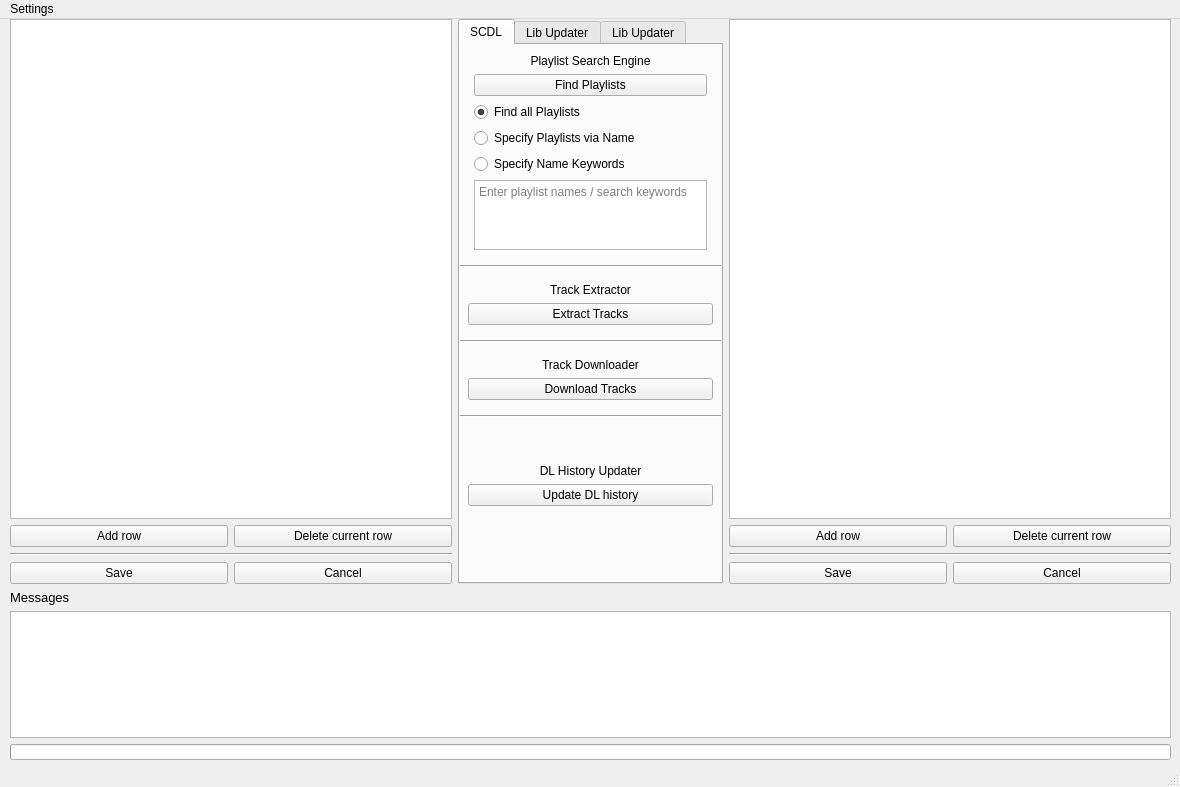
<?xml version="1.0" encoding="UTF-8"?>
<ui version="4.0">
 <class>MainWindow</class>
 <widget class="QMainWindow" name="MainWindow">
  <property name="geometry">
   <rect>
    <x>0</x>
    <y>0</y>
    <width>1180</width>
    <height>787</height>
   </rect>
  </property>
  <property name="windowTitle">
   <string>MainWindow</string>
  </property>
  <widget class="QWidget" name="centralwidget">
   <widget class="QWidget" name="gridLayoutWidget_5">
    <property name="geometry">
     <rect>
      <x>10</x>
      <y>0</y>
      <width>1161</width>
      <height>741</height>
     </rect>
    </property>
    <layout class="QGridLayout" name="gridLayout" rowstretch="10,3" columnstretch="5,3,5">
     <item row="0" column="0">
      <layout class="QGridLayout" name="grid_left">
       <item row="3" column="0">
        <widget class="QPushButton" name="btn_save_left">
         <property name="text">
          <string>Save</string>
         </property>
        </widget>
       </item>
       <item row="1" column="1">
        <widget class="QPushButton" name="btn_delrow_left">
         <property name="text">
          <string>Delete current row</string>
         </property>
        </widget>
       </item>
       <item row="3" column="1">
        <widget class="QPushButton" name="btn_cancel_left">
         <property name="text">
          <string>Cancel</string>
         </property>
        </widget>
       </item>
       <item row="0" column="0" colspan="2">
        <widget class="QTableWidget" name="tbl_left"/>
       </item>
       <item row="1" column="0">
        <widget class="QPushButton" name="btn_addrow_left">
         <property name="text">
          <string>Add row</string>
         </property>
        </widget>
       </item>
       <item row="2" column="0" colspan="2">
        <widget class="Line" name="line_tbl_left">
         <property name="orientation">
          <enum>Qt::Horizontal</enum>
         </property>
        </widget>
       </item>
      </layout>
     </item>
     <item row="0" column="2">
      <layout class="QGridLayout" name="grid_right">
       <item row="1" column="0">
        <widget class="QPushButton" name="btn_addrow_right">
         <property name="text">
          <string>Add row</string>
         </property>
        </widget>
       </item>
       <item row="1" column="1">
        <widget class="QPushButton" name="btn_delrow_right">
         <property name="text">
          <string>Delete current row</string>
         </property>
        </widget>
       </item>
       <item row="3" column="0">
        <widget class="QPushButton" name="btn_save_right">
         <property name="text">
          <string>Save</string>
         </property>
        </widget>
       </item>
       <item row="0" column="0" colspan="2">
        <widget class="QTableWidget" name="tbl_right"/>
       </item>
       <item row="3" column="1">
        <widget class="QPushButton" name="btn_cancel_right">
         <property name="text">
          <string>Cancel</string>
         </property>
        </widget>
       </item>
       <item row="2" column="0" colspan="2">
        <widget class="Line" name="line_tbl_right">
         <property name="orientation">
          <enum>Qt::Horizontal</enum>
         </property>
        </widget>
       </item>
      </layout>
     </item>
     <item row="0" column="1">
      <widget class="QTabWidget" name="tabWidget">
       <property name="tabPosition">
        <enum>QTabWidget::North</enum>
       </property>
       <property name="tabShape">
        <enum>QTabWidget::Rounded</enum>
       </property>
       <property name="currentIndex">
        <number>0</number>
       </property>
       <widget class="QWidget" name="tab_scdl">
        <attribute name="title">
         <string>SCDL</string>
        </attribute>
        <widget class="QWidget" name="gridLayoutWidget_4">
         <property name="geometry">
          <rect>
           <x>0</x>
           <y>0</y>
           <width>261</width>
           <height>461</height>
          </rect>
         </property>
         <layout class="QGridLayout" name="glayout_SCDL" rowstretch="1,20,1,1,1,6,1,1,1,6,1,0,0,0">
          <item row="3" column="0">
           <widget class="Line" name="line">
            <property name="orientation">
             <enum>Qt::Horizontal</enum>
            </property>
           </widget>
          </item>
          <item row="5" column="0">
           <layout class="QGridLayout" name="glayout_track_ext" rowstretch="10,0" columnstretch="1,30,1">
            <item row="1" column="1">
             <widget class="QPushButton" name="btn_track_ext">
              <property name="text">
               <string>Extract Tracks</string>
              </property>
             </widget>
            </item>
            <item row="1" column="0">
             <spacer name="horizontalSpacer_3">
              <property name="orientation">
               <enum>Qt::Horizontal</enum>
              </property>
              <property name="sizeHint" stdset="0">
               <size>
                <width>40</width>
                <height>20</height>
               </size>
              </property>
             </spacer>
            </item>
            <item row="1" column="2">
             <spacer name="horizontalSpacer_4">
              <property name="orientation">
               <enum>Qt::Horizontal</enum>
              </property>
              <property name="sizeHint" stdset="0">
               <size>
                <width>40</width>
                <height>20</height>
               </size>
              </property>
             </spacer>
            </item>
            <item row="0" column="1">
             <widget class="QLabel" name="lbl_track_ext">
              <property name="sizePolicy">
               <sizepolicy hsizetype="Preferred" vsizetype="Maximum">
                <horstretch>0</horstretch>
                <verstretch>0</verstretch>
               </sizepolicy>
              </property>
              <property name="text">
               <string>Track Extractor</string>
              </property>
              <property name="alignment">
               <set>Qt::AlignCenter</set>
              </property>
             </widget>
            </item>
           </layout>
          </item>
          <item row="1" column="0">
           <layout class="QGridLayout" name="glayout_pl_search" rowstretch="1,1,1,1,2,1,0" columnstretch="1,30,1">
            <item row="1" column="2" rowspan="4">
             <spacer name="horizontalSpacer_2">
              <property name="orientation">
               <enum>Qt::Horizontal</enum>
              </property>
              <property name="sizeHint" stdset="0">
               <size>
                <width>40</width>
                <height>20</height>
               </size>
              </property>
             </spacer>
            </item>
            <item row="5" column="1">
             <widget class="QPlainTextEdit" name="TxtEdit_pl_search">
              <property name="placeholderText">
               <string>Enter playlist names / search keywords</string>
              </property>
             </widget>
            </item>
            <item row="1" column="1">
             <widget class="QPushButton" name="btn_pl_search">
              <property name="text">
               <string>Find Playlists</string>
              </property>
             </widget>
            </item>
            <item row="6" column="1">
             <spacer name="verticalSpacer_18">
              <property name="orientation">
               <enum>Qt::Vertical</enum>
              </property>
              <property name="sizeHint" stdset="0">
               <size>
                <width>20</width>
                <height>40</height>
               </size>
              </property>
             </spacer>
            </item>
            <item row="3" column="1">
             <widget class="QRadioButton" name="rbtn_pl_search_name">
              <property name="text">
               <string>Specify Playlists via Name</string>
              </property>
             </widget>
            </item>
            <item row="1" column="0" rowspan="4">
             <spacer name="horizontalSpacer">
              <property name="orientation">
               <enum>Qt::Horizontal</enum>
              </property>
              <property name="sizeHint" stdset="0">
               <size>
                <width>40</width>
                <height>20</height>
               </size>
              </property>
             </spacer>
            </item>
            <item row="0" column="0" colspan="3">
             <widget class="QLabel" name="lbl_pl_search">
              <property name="sizePolicy">
               <sizepolicy hsizetype="Preferred" vsizetype="Maximum">
                <horstretch>0</horstretch>
                <verstretch>0</verstretch>
               </sizepolicy>
              </property>
              <property name="text">
               <string>Playlist Search Engine</string>
              </property>
              <property name="alignment">
               <set>Qt::AlignCenter</set>
              </property>
             </widget>
            </item>
            <item row="4" column="1">
             <widget class="QRadioButton" name="rbtn_pl_search_key">
              <property name="text">
               <string>Specify Name Keywords</string>
              </property>
              <property name="autoExclusive">
               <bool>true</bool>
              </property>
             </widget>
            </item>
            <item row="2" column="1">
             <widget class="QRadioButton" name="rbtn_pl_all">
              <property name="text">
               <string>Find all Playlists</string>
              </property>
              <property name="checked">
               <bool>true</bool>
              </property>
             </widget>
            </item>
           </layout>
          </item>
          <item row="0" column="0">
           <spacer name="verticalSpacer_1">
            <property name="orientation">
             <enum>Qt::Vertical</enum>
            </property>
            <property name="sizeHint" stdset="0">
             <size>
              <width>20</width>
              <height>40</height>
             </size>
            </property>
           </spacer>
          </item>
          <item row="7" column="0">
           <widget class="Line" name="line_2">
            <property name="orientation">
             <enum>Qt::Horizontal</enum>
            </property>
           </widget>
          </item>
          <item row="10" column="0">
           <spacer name="verticalSpacer_5">
            <property name="orientation">
             <enum>Qt::Vertical</enum>
            </property>
            <property name="sizeHint" stdset="0">
             <size>
              <width>20</width>
              <height>40</height>
             </size>
            </property>
           </spacer>
          </item>
          <item row="8" column="0">
           <spacer name="verticalSpacer">
            <property name="orientation">
             <enum>Qt::Vertical</enum>
            </property>
            <property name="sizeHint" stdset="0">
             <size>
              <width>20</width>
              <height>40</height>
             </size>
            </property>
           </spacer>
          </item>
          <item row="9" column="0">
           <layout class="QGridLayout" name="glayout_track_dl" rowstretch="0,0,0" columnstretch="1,30,1">
            <item row="2" column="2">
             <spacer name="horizontalSpacer_6">
              <property name="orientation">
               <enum>Qt::Horizontal</enum>
              </property>
              <property name="sizeHint" stdset="0">
               <size>
                <width>40</width>
                <height>20</height>
               </size>
              </property>
             </spacer>
            </item>
            <item row="2" column="1">
             <widget class="QPushButton" name="btn_track_dl">
              <property name="text">
               <string>Download Tracks</string>
              </property>
             </widget>
            </item>
            <item row="2" column="0">
             <spacer name="horizontalSpacer_5">
              <property name="orientation">
               <enum>Qt::Horizontal</enum>
              </property>
              <property name="sizeHint" stdset="0">
               <size>
                <width>40</width>
                <height>20</height>
               </size>
              </property>
             </spacer>
            </item>
            <item row="1" column="1">
             <widget class="QLabel" name="lbl_track_dl">
              <property name="sizePolicy">
               <sizepolicy hsizetype="Preferred" vsizetype="Maximum">
                <horstretch>0</horstretch>
                <verstretch>0</verstretch>
               </sizepolicy>
              </property>
              <property name="text">
               <string>Track Downloader</string>
              </property>
              <property name="alignment">
               <set>Qt::AlignCenter</set>
              </property>
             </widget>
            </item>
           </layout>
          </item>
          <item row="6" column="0">
           <spacer name="verticalSpacer_2">
            <property name="orientation">
             <enum>Qt::Vertical</enum>
            </property>
            <property name="sizeHint" stdset="0">
             <size>
              <width>20</width>
              <height>40</height>
             </size>
            </property>
           </spacer>
          </item>
          <item row="11" column="0">
           <widget class="Line" name="line_3">
            <property name="orientation">
             <enum>Qt::Horizontal</enum>
            </property>
           </widget>
          </item>
          <item row="2" column="0">
           <spacer name="verticalSpacer_4">
            <property name="orientation">
             <enum>Qt::Vertical</enum>
            </property>
            <property name="sizeHint" stdset="0">
             <size>
              <width>20</width>
              <height>40</height>
             </size>
            </property>
           </spacer>
          </item>
          <item row="4" column="0">
           <spacer name="verticalSpacer_3">
            <property name="orientation">
             <enum>Qt::Vertical</enum>
            </property>
            <property name="sizeHint" stdset="0">
             <size>
              <width>20</width>
              <height>40</height>
             </size>
            </property>
           </spacer>
          </item>
          <item row="12" column="0">
           <spacer name="verticalSpacer_6">
            <property name="orientation">
             <enum>Qt::Vertical</enum>
            </property>
            <property name="sizeHint" stdset="0">
             <size>
              <width>20</width>
              <height>40</height>
             </size>
            </property>
           </spacer>
          </item>
          <item row="13" column="0">
           <layout class="QGridLayout" name="glayout_track_dl_2" rowstretch="0,0,0" columnstretch="1,30,1">
            <item row="2" column="2">
             <spacer name="horizontalSpacer_9">
              <property name="orientation">
               <enum>Qt::Horizontal</enum>
              </property>
              <property name="sizeHint" stdset="0">
               <size>
                <width>40</width>
                <height>20</height>
               </size>
              </property>
             </spacer>
            </item>
            <item row="2" column="1">
             <widget class="QPushButton" name="btn_hist_up">
              <property name="text">
               <string>Update DL history</string>
              </property>
             </widget>
            </item>
            <item row="2" column="0">
             <spacer name="horizontalSpacer_10">
              <property name="orientation">
               <enum>Qt::Horizontal</enum>
              </property>
              <property name="sizeHint" stdset="0">
               <size>
                <width>40</width>
                <height>20</height>
               </size>
              </property>
             </spacer>
            </item>
            <item row="1" column="1">
             <widget class="QLabel" name="lbl_hist_up">
              <property name="sizePolicy">
               <sizepolicy hsizetype="Preferred" vsizetype="Maximum">
                <horstretch>0</horstretch>
                <verstretch>0</verstretch>
               </sizepolicy>
              </property>
              <property name="text">
               <string>DL History Updater</string>
              </property>
              <property name="alignment">
               <set>Qt::AlignCenter</set>
              </property>
             </widget>
            </item>
           </layout>
          </item>
         </layout>
        </widget>
       </widget>
       <widget class="QWidget" name="tab_libman">
        <attribute name="title">
         <string>Lib Updater</string>
        </attribute>
        <widget class="QWidget" name="gridLayoutWidget_3">
         <property name="geometry">
          <rect>
           <x>10</x>
           <y>10</y>
           <width>241</width>
           <height>521</height>
          </rect>
         </property>
         <layout class="QGridLayout" name="gLayout_LibMan" rowstretch="1,3,5,5,5,1,1,1,3,0,5,5,15,1,1,1,3,5,1">
          <item row="6" column="0">
           <widget class="Line" name="line_libman1">
            <property name="orientation">
             <enum>Qt::Horizontal</enum>
            </property>
           </widget>
          </item>
          <item row="0" column="0">
           <spacer name="verticalSpacer_lib1">
            <property name="orientation">
             <enum>Qt::Vertical</enum>
            </property>
            <property name="sizeType">
             <enum>QSizePolicy::MinimumExpanding</enum>
            </property>
            <property name="sizeHint" stdset="0">
             <size>
              <width>20</width>
              <height>5</height>
             </size>
            </property>
           </spacer>
          </item>
          <item row="5" column="0">
           <spacer name="verticalSpacer_lib3">
            <property name="orientation">
             <enum>Qt::Vertical</enum>
            </property>
            <property name="sizeHint" stdset="0">
             <size>
              <width>20</width>
              <height>40</height>
             </size>
            </property>
           </spacer>
          </item>
          <item row="10" column="0">
           <layout class="QGridLayout" name="gLayout_uni" columnstretch="1,10,1">
            <item row="1" column="1">
             <widget class="QRadioButton" name="rbtn_nf">
              <property name="text">
               <string>New files</string>
              </property>
              <property name="checked">
               <bool>true</bool>
              </property>
             </widget>
            </item>
            <item row="0" column="2" rowspan="2">
             <spacer name="hSpacer_uni_r">
              <property name="orientation">
               <enum>Qt::Horizontal</enum>
              </property>
              <property name="sizeHint" stdset="0">
               <size>
                <width>40</width>
                <height>20</height>
               </size>
              </property>
             </spacer>
            </item>
            <item row="0" column="1">
             <widget class="QRadioButton" name="rbtn_lib">
              <property name="text">
               <string>Library</string>
              </property>
              <property name="checked">
               <bool>false</bool>
              </property>
             </widget>
            </item>
            <item row="0" column="0" rowspan="2">
             <spacer name="hSpacer_uni_l">
              <property name="orientation">
               <enum>Qt::Horizontal</enum>
              </property>
              <property name="sizeHint" stdset="0">
               <size>
                <width>40</width>
                <height>20</height>
               </size>
              </property>
             </spacer>
            </item>
           </layout>
          </item>
          <item row="1" column="0">
           <widget class="QLabel" name="lbl_read_dirs_1">
            <property name="text">
             <string>Inputs</string>
            </property>
            <property name="alignment">
             <set>Qt::AlignCenter</set>
            </property>
           </widget>
          </item>
          <item row="8" column="0">
           <widget class="QLabel" name="lbl_file_uni">
            <property name="text">
             <string>File Manager</string>
            </property>
            <property name="alignment">
             <set>Qt::AlignCenter</set>
            </property>
           </widget>
          </item>
          <item row="16" column="0">
           <widget class="QLabel" name="lbl_music_sync">
            <property name="text">
             <string>Music Sync</string>
            </property>
            <property name="alignment">
             <set>Qt::AlignCenter</set>
            </property>
           </widget>
          </item>
          <item row="11" column="0">
           <widget class="QPushButton" name="btn_file_uni">
            <property name="text">
             <string>Adjust files</string>
            </property>
           </widget>
          </item>
          <item row="3" column="0">
           <widget class="QPushButton" name="btn_read_nf_1">
            <property name="text">
             <string>Read new files</string>
            </property>
           </widget>
          </item>
          <item row="18" column="0">
           <spacer name="verticalSpacer_lib6">
            <property name="orientation">
             <enum>Qt::Vertical</enum>
            </property>
            <property name="sizeHint" stdset="0">
             <size>
              <width>20</width>
              <height>40</height>
             </size>
            </property>
           </spacer>
          </item>
          <item row="14" column="0">
           <widget class="Line" name="line_libman2">
            <property name="orientation">
             <enum>Qt::Horizontal</enum>
            </property>
           </widget>
          </item>
          <item row="13" column="0">
           <spacer name="verticalSpacer_lib4">
            <property name="orientation">
             <enum>Qt::Vertical</enum>
            </property>
            <property name="sizeHint" stdset="0">
             <size>
              <width>20</width>
              <height>40</height>
             </size>
            </property>
           </spacer>
          </item>
          <item row="4" column="0">
           <widget class="QLineEdit" name="lineEdit_nf_dir_1">
            <property name="placeholderText">
             <string>C:/Users/davis/Downloads/SC DL</string>
            </property>
           </widget>
          </item>
          <item row="17" column="0">
           <widget class="QPushButton" name="btn_sync_music">
            <property name="text">
             <string>Sync .mp3 files</string>
            </property>
           </widget>
          </item>
          <item row="7" column="0">
           <spacer name="verticalSpacer_lib2">
            <property name="orientation">
             <enum>Qt::Vertical</enum>
            </property>
            <property name="sizeHint" stdset="0">
             <size>
              <width>20</width>
              <height>40</height>
             </size>
            </property>
           </spacer>
          </item>
          <item row="2" column="0">
           <widget class="QPushButton" name="btn_read_lib_1">
            <property name="text">
             <string>Read library</string>
            </property>
           </widget>
          </item>
          <item row="15" column="0">
           <spacer name="verticalSpacer_lib5">
            <property name="orientation">
             <enum>Qt::Vertical</enum>
            </property>
            <property name="sizeHint" stdset="0">
             <size>
              <width>20</width>
              <height>40</height>
             </size>
            </property>
           </spacer>
          </item>
          <item row="12" column="0">
           <layout class="QGridLayout" name="gridLayout_adjustfiles" rowstretch="1,1,1,0" columnstretch="1,10,1">
            <item row="0" column="0" rowspan="4">
             <spacer name="horizontalSpacer_7">
              <property name="orientation">
               <enum>Qt::Horizontal</enum>
              </property>
              <property name="sizeHint" stdset="0">
               <size>
                <width>40</width>
                <height>20</height>
               </size>
              </property>
             </spacer>
            </item>
            <item row="3" column="1">
             <widget class="QCheckBox" name="cb_samplerate">
              <property name="text">
               <string>Check sample rate</string>
              </property>
              <property name="checked">
               <bool>true</bool>
              </property>
             </widget>
            </item>
            <item row="1" column="1">
             <widget class="QCheckBox" name="cb_metadata">
              <property name="text">
               <string>Insert Artist and Title</string>
              </property>
              <property name="checked">
               <bool>true</bool>
              </property>
             </widget>
            </item>
            <item row="0" column="1">
             <widget class="QCheckBox" name="cb_fnames">
              <property name="text">
               <string>Adjust file names</string>
              </property>
              <property name="checked">
               <bool>true</bool>
              </property>
             </widget>
            </item>
            <item row="0" column="2" rowspan="4">
             <spacer name="horizontalSpacer_8">
              <property name="orientation">
               <enum>Qt::Horizontal</enum>
              </property>
              <property name="sizeHint" stdset="0">
               <size>
                <width>40</width>
                <height>20</height>
               </size>
              </property>
             </spacer>
            </item>
            <item row="2" column="1">
             <widget class="QCheckBox" name="cb_genre">
              <property name="text">
               <string>Insert Genre</string>
              </property>
              <property name="checked">
               <bool>true</bool>
              </property>
             </widget>
            </item>
           </layout>
          </item>
         </layout>
        </widget>
       </widget>
       <widget class="QWidget" name="tab_libup">
        <attribute name="title">
         <string>Lib Updater</string>
        </attribute>
        <widget class="QWidget" name="gridLayoutWidget_6">
         <property name="geometry">
          <rect>
           <x>10</x>
           <y>10</y>
           <width>241</width>
           <height>511</height>
          </rect>
         </property>
         <layout class="QGridLayout" name="gLayout_LibUp" rowstretch="1,2,7,7,7,2,1,2,2,7,5,7,7,7,9">
          <item row="9" column="0">
           <widget class="QPushButton" name="btn_goalfld_search">
            <property name="text">
             <string>Search goal folder in Library</string>
            </property>
           </widget>
          </item>
          <item row="7" column="0">
           <spacer name="verticalSpacer_libup_3">
            <property name="orientation">
             <enum>Qt::Vertical</enum>
            </property>
            <property name="sizeHint" stdset="0">
             <size>
              <width>20</width>
              <height>40</height>
             </size>
            </property>
           </spacer>
          </item>
          <item row="2" column="0">
           <widget class="QPushButton" name="btn_read_lib_2">
            <property name="text">
             <string>Read library</string>
            </property>
           </widget>
          </item>
          <item row="6" column="0">
           <widget class="Line" name="line_libup1">
            <property name="orientation">
             <enum>Qt::Horizontal</enum>
            </property>
           </widget>
          </item>
          <item row="12" column="0">
           <widget class="Line" name="line_libup2">
            <property name="orientation">
             <enum>Qt::Horizontal</enum>
            </property>
           </widget>
          </item>
          <item row="14" column="0">
           <spacer name="verticalSpacer_libup_4">
            <property name="orientation">
             <enum>Qt::Vertical</enum>
            </property>
            <property name="sizeType">
             <enum>QSizePolicy::MinimumExpanding</enum>
            </property>
            <property name="sizeHint" stdset="0">
             <size>
              <width>20</width>
              <height>5</height>
             </size>
            </property>
           </spacer>
          </item>
          <item row="3" column="0">
           <widget class="QPushButton" name="btn_read_nf_2">
            <property name="text">
             <string>Read new files</string>
            </property>
           </widget>
          </item>
          <item row="5" column="0">
           <spacer name="verticalSpacer_libup_2">
            <property name="orientation">
             <enum>Qt::Vertical</enum>
            </property>
            <property name="sizeHint" stdset="0">
             <size>
              <width>20</width>
              <height>40</height>
             </size>
            </property>
           </spacer>
          </item>
          <item row="0" column="0">
           <spacer name="verticalSpacer_libup_1">
            <property name="orientation">
             <enum>Qt::Vertical</enum>
            </property>
            <property name="sizeType">
             <enum>QSizePolicy::MinimumExpanding</enum>
            </property>
            <property name="sizeHint" stdset="0">
             <size>
              <width>20</width>
              <height>5</height>
             </size>
            </property>
           </spacer>
          </item>
          <item row="4" column="0">
           <widget class="QLineEdit" name="lineEdit_nf_dir_2">
            <property name="placeholderText">
             <string>C:/Users/davis/Downloads/SC DL</string>
            </property>
           </widget>
          </item>
          <item row="13" column="0">
           <widget class="QPushButton" name="btn_move_files">
            <property name="text">
             <string>Move files</string>
            </property>
           </widget>
          </item>
          <item row="10" column="0">
           <layout class="QGridLayout" name="gLayout_move" columnstretch="1,30,1">
            <item row="0" column="0" rowspan="2">
             <spacer name="hSpacer_move_l">
              <property name="orientation">
               <enum>Qt::Horizontal</enum>
              </property>
              <property name="sizeHint" stdset="0">
               <size>
                <width>40</width>
                <height>20</height>
               </size>
              </property>
             </spacer>
            </item>
            <item row="1" column="1">
             <widget class="QRadioButton" name="rbtn_search">
              <property name="text">
               <string>Search filename in Library</string>
              </property>
              <property name="checked">
               <bool>false</bool>
              </property>
             </widget>
            </item>
            <item row="0" column="1">
             <widget class="QRadioButton" name="rbtn_meta">
              <property name="text">
               <string>Use genre metadata</string>
              </property>
              <property name="checked">
               <bool>true</bool>
              </property>
             </widget>
            </item>
            <item row="0" column="2" rowspan="2">
             <spacer name="hSpacer_move_r">
              <property name="orientation">
               <enum>Qt::Horizontal</enum>
              </property>
              <property name="sizeHint" stdset="0">
               <size>
                <width>40</width>
                <height>20</height>
               </size>
              </property>
             </spacer>
            </item>
           </layout>
          </item>
          <item row="1" column="0">
           <widget class="QLabel" name="lbl_read_dirs_2">
            <property name="text">
             <string>Inputs</string>
            </property>
            <property name="alignment">
             <set>Qt::AlignCenter</set>
            </property>
           </widget>
          </item>
          <item row="11" column="0">
           <widget class="QPushButton" name="btn_reset_goalfld">
            <property name="text">
             <string>Reset goal folder</string>
            </property>
           </widget>
          </item>
          <item row="8" column="0">
           <widget class="QLabel" name="lbl_lib_update">
            <property name="text">
             <string>Library Updater</string>
            </property>
            <property name="alignment">
             <set>Qt::AlignCenter</set>
            </property>
           </widget>
          </item>
         </layout>
        </widget>
       </widget>
      </widget>
     </item>
     <item row="1" column="0" colspan="3">
      <layout class="QGridLayout" name="glayout_msg" rowstretch="1,100,1" columnstretch="1">
       <item row="0" column="0">
        <widget class="QLabel" name="lbl_msg">
         <property name="font">
          <font>
           <pointsize>10</pointsize>
          </font>
         </property>
         <property name="text">
          <string>Messages</string>
         </property>
        </widget>
       </item>
       <item row="2" column="0">
        <widget class="QProgressBar" name="progressBar">
         <property name="sizePolicy">
          <sizepolicy hsizetype="Expanding" vsizetype="Expanding">
           <horstretch>0</horstretch>
           <verstretch>0</verstretch>
          </sizepolicy>
         </property>
         <property name="value">
          <number>0</number>
         </property>
         <property name="textVisible">
          <bool>false</bool>
         </property>
         <property name="orientation">
          <enum>Qt::Horizontal</enum>
         </property>
         <property name="textDirection">
          <enum>QProgressBar::TopToBottom</enum>
         </property>
        </widget>
       </item>
       <item row="1" column="0">
        <widget class="QTextEdit" name="txtedit_messages">
         <property name="enabled">
          <bool>true</bool>
         </property>
         <property name="readOnly">
          <bool>true</bool>
         </property>
        </widget>
       </item>
      </layout>
     </item>
    </layout>
   </widget>
  </widget>
  <widget class="QMenuBar" name="menubar">
   <property name="geometry">
    <rect>
     <x>0</x>
     <y>0</y>
     <width>1180</width>
     <height>22</height>
    </rect>
   </property>
   <widget class="QMenu" name="menuSettings">
    <property name="title">
     <string>Settings</string>
    </property>
    <addaction name="SettingsImport"/>
    <addaction name="SettingsChange"/>
   </widget>
   <addaction name="menuSettings"/>
  </widget>
  <widget class="QStatusBar" name="statusbar"/>
  <action name="actionrfsey">
   <property name="text">
    <string>rfsey</string>
   </property>
  </action>
  <action name="SettingsImport">
   <property name="text">
    <string>Import</string>
   </property>
  </action>
  <action name="SettingsChange">
   <property name="text">
    <string>Change</string>
   </property>
  </action>
 </widget>
 <resources/>
 <connections/>
</ui>
